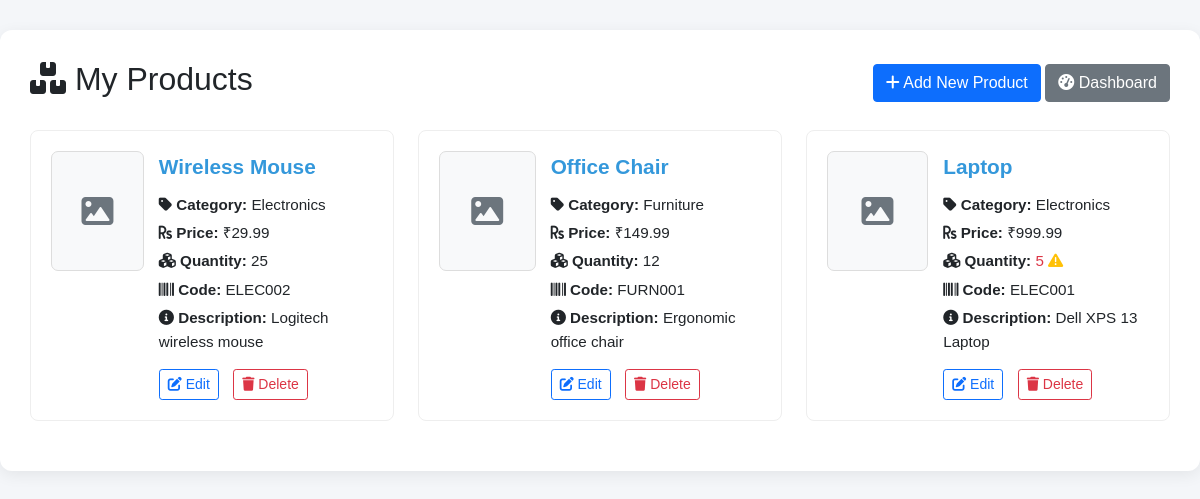
The page /products.php (signed in) on the database its author committed.
### tables this page shows
CREATE TABLE `products` (
  `id` int(11) NOT NULL,
  `user_id` int(11) NOT NULL,
  `name` varchar(100) NOT NULL,
  `description` text DEFAULT NULL,
  `quantity` int(11) NOT NULL DEFAULT 0,
  `unit_price` decimal(10,2) NOT NULL,
  `category` varchar(50) NOT NULL,
  `image` varchar(255) DEFAULT NULL,
  `product_code` varchar(50) DEFAULT NULL,
  `is_active` tinyint(1) DEFAULT 1,
  `created_at` timestamp NOT NULL DEFAULT current_timestamp(),
  `updated_at` timestamp NOT NULL DEFAULT current_timestamp() ON UPDATE current_timestamp()
);

### products.php (the view, shortened to what this page needs)
<?php
$user_id = $_SESSION['user_id'];
$db = (new Database())->getConnection();
$stmt = $db->prepare("SELECT id, name, description, unit_price, quantity, category, image, product_code, is_active
                      FROM products
                      WHERE user_id = ?
                      ORDER BY id DESC");
$stmt->execute([$user_id]);
$products = $stmt->fetchAll(PDO::FETCH_ASSOC);
?>
<!DOCTYPE html>
<html>
<head>
    <link href="https://cdn.jsdelivr.net/npm/bootstrap@5.1.3/dist/css/bootstrap.min.css" rel="stylesheet">
    <link href="https://cdnjs.cloudflare.com/ajax/libs/font-awesome/6.0.0/css/all.min.css" rel="stylesheet">
</head>
<body>
<div class="container">
    <div class="d-flex justify-content-between align-items-center mb-4">
        <h2><i class="fas fa-boxes"></i> My Products</h2>
        <div>
            <a href="add_product.php" class="btn btn-primary">
                <i class="fas fa-plus"></i> Add New Product
            </a>
            <a href="dashboard.php" class="btn btn-secondary">
                <i class="fas fa-tachometer-alt"></i> Dashboard
            </a>
        </div>
    </div>
    <?php if (empty($products)): ?>
        <div class="no-products">
            <i class="fas fa-box-open fa-4x text-muted mb-3"></i>
            <h4>No products found</h4>
            <p>You haven't added any products yet.</p>
            <a href="add_product.php" class="btn btn-primary">
                <i class="fas fa-plus"></i> Add Your First Product
            </a>
        </div>
    <?php else: ?>
        <div class="row">
            <?php foreach ($products as $prod): ?>
                <div class="col-md-6 col-lg-4">
                    <div class="product-card <?php echo isset($prod['is_active']) && $prod['is_active'] == 0 ? 'inactive' : ''; ?>">
                        <div class="d-flex align-items-start">
                            <?php if (!empty($prod['image']) && file_exists($prod['image'])): ?>
                                <img src="<?php echo htmlspecialchars($prod['image']); ?>"
                                     alt="Product Image" class="product-image">
                            <?php else: ?>
                                <div class="product-image d-flex align-items-center justify-content-center bg-light">
                                    <i class="fas fa-image text-muted fa-2x"></i>
                                </div>
                            <?php endif; ?>
                            <div class="flex-grow-1">
                                <div class="product-name">
                                    <?php echo htmlspecialchars($prod['name']); ?>
                                </div>
                                <div class="product-details">
                                    <div class="mb-1">
                                        <strong><i class="fas fa-tag"></i> Category:</strong>
                                        <?php echo htmlspecialchars($prod['category']); ?>
                                    </div>
                                    <div class="mb-1">
                                        <strong><i class="fas fa-rupee-sign"></i> Price:</strong>
                                        ₹<?php echo number_format($prod['unit_price'], 2); ?>
                                    </div>
                                    <div class="mb-1">
                                        <strong><i class="fas fa-cubes"></i> Quantity:</strong>
                                        <span class="<?php echo $prod['quantity'] <= 5 ? 'text-danger' : ''; ?>">
                                            <?php echo $prod['quantity']; ?>
                                            <?php if ($prod['quantity'] <= 5): ?>
                                                <i class="fas fa-exclamation-triangle text-warning" title="Low Stock"></i>
                                            <?php endif; ?>
                                        </span>
                                    </div>
                                    <div class="mb-1">
                                        <strong><i class="fas fa-barcode"></i> Code:</strong>
                                        <?php echo htmlspecialchars($prod['product_code']); ?>
                                    </div>
                                    <?php if (!empty($prod['description'])): ?>
                                        <div class="mb-1">
                                            <strong><i class="fas fa-info-circle"></i> Description:</strong>
                                            <?php echo htmlspecialchars(substr($prod['description'], 0, 100)); ?>
                                        </div>
                                    <?php endif; ?>
                                </div>
                                <div class="action-buttons">
                                    <a href="edit_product.php?id=<?php echo $prod['id']; ?>"
                                       class="btn btn-sm btn-outline-primary">
                                        <i class="fas fa-edit"></i> Edit
                                    </a>
                                    <?php if (isset($prod['is_active']) && $prod['is_active'] == 0): ?>
                                        <button type="button"
                                                class="btn btn-sm btn-outline-success"
                                                onclick="reactivateProduct(<?php echo $prod['id']; ?>)">
                                            <i class="fas fa-check"></i> Reactivate
                                        </button>
                                    <?php else: ?>
                                        <button type="button"
                                                class="btn btn-sm btn-outline-danger"
                                                onclick="showDeleteOptions(<?php echo $prod['id']; ?>, '<?php echo htmlspecialchars($prod['name'], ENT_QUOTES); ?>')">
                                            <i class="fas fa-trash"></i> Delete
                                        </button>
                                    <?php endif; ?>
                                </div>
                            </div>
                        </div>
                    </div>
                </div>
            <?php endforeach; ?>
        </div>
    <?php endif; ?>
</div>
</body>
</html>

### products.php (style rules this page uses)
body { font-family: Arial, sans-serif; background: #f4f6f9; }
.container { max-width: 1200px; margin: 30px auto; background: white; padding: 30px; border-radius: 12px; box-shadow: 0 4px 16px rgba(0,0,0,0.07); }
.product-card { border: 1px solid #eee; border-radius: 8px; padding: 20px; margin-bottom: 20px; transition: box-shadow 0.3s ease; position: relative; }
.product-name { font-size: 1.3em; font-weight: bold; color: #3498db; margin-bottom: 10px; }
.product-image { width: 120px; height: 120px; object-fit: cover; border-radius: 7px; margin-right: 15px; border: 1px solid #ddd; }
.product-details { font-size: 0.95em; line-height: 1.6; }
.action-buttons { margin-top: 15px; }
.btn-sm { margin-right: 10px; }

### rows shown on the page
products: name "Wireless Mouse", category "Electronics", unit_price "29.99", quantity "25", product_code "ELEC002", description "Logitech wireless mouse"
products: name "Office Chair", category "Furniture", unit_price "149.99", quantity "12", product_code "FURN001", description "Ergonomic office chair"
products: name "Laptop", category "Electronics", unit_price "999.99", quantity "5", product_code "ELEC001", description "Dell XPS 13 Laptop"
